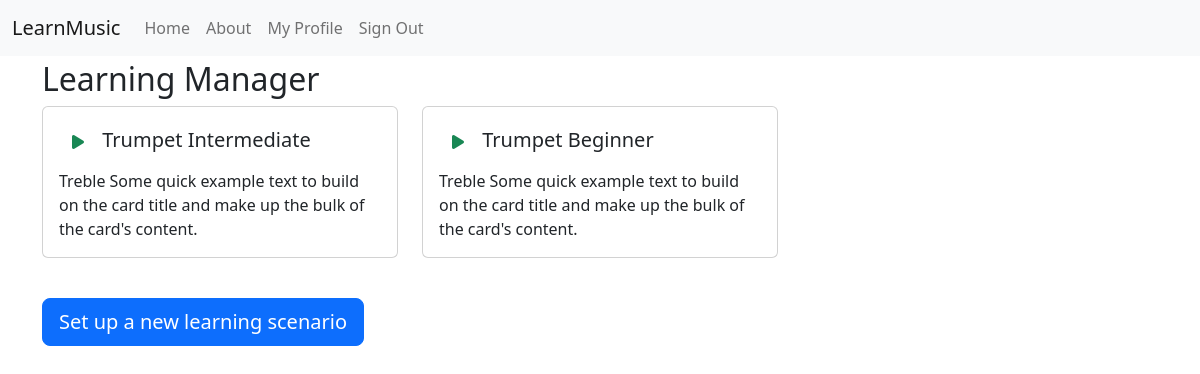
Before: /notes/ (signed in) with the older database file.
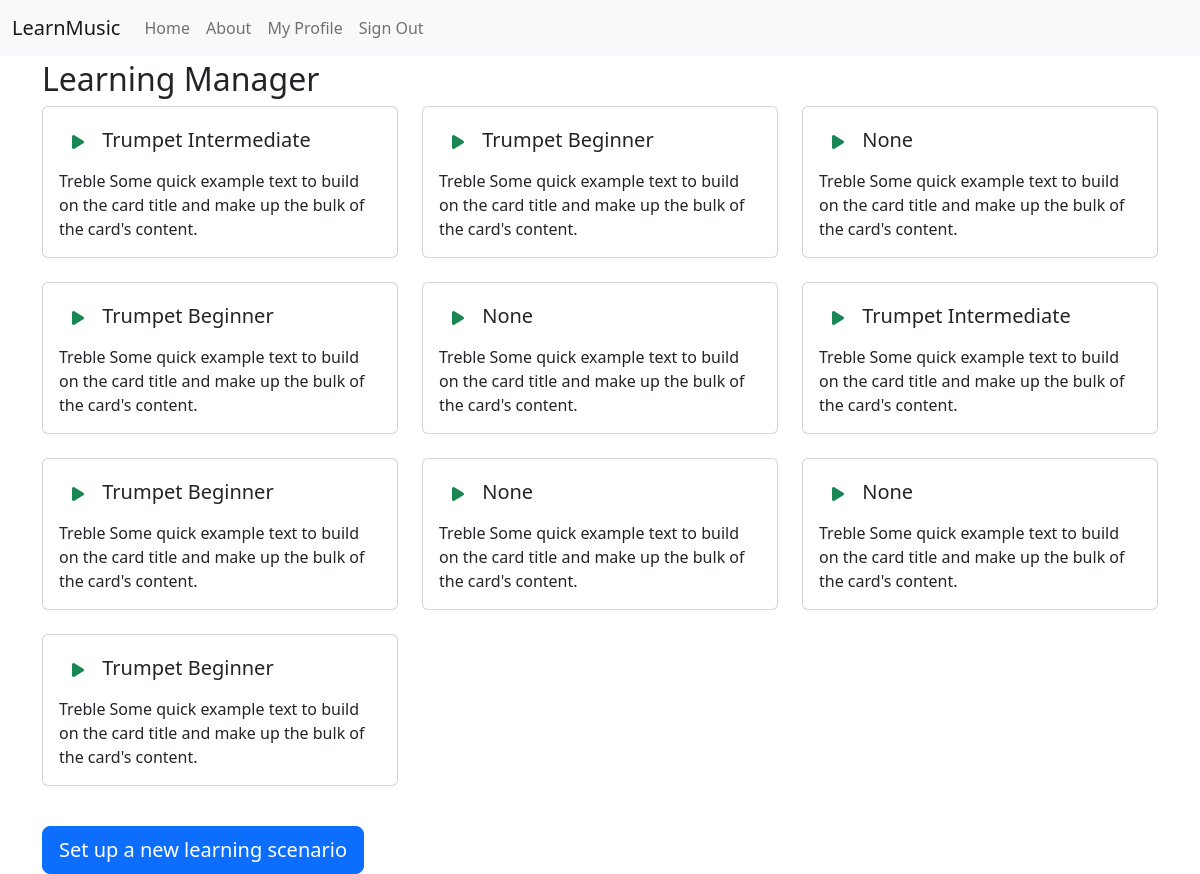
After: the same page with the newer database file.
### notes/models.py (models this page shows, shortened)
class LearningScenario(TimeStampedModel):
    user = models.ForeignKey(User, on_delete=models.CASCADE)
    instrument = models.CharField(max_length=64, null=True, blank=True)
    vocabulary = models.ManyToManyField(Note)
    clef = models.CharField(max_length=64, choices=ClefChoices.choices, default=ClefChoices.TREBLE)

### notes/views.py (the view)
# urls.py: path("", views.notes_home, name="notes-home"),
@login_required
def notes_home(request):
    context = {
        'learningscenarios': LearningScenario.objects.filter(user=request.user)
    }
    return render(request, 'notes/learn.html', context=context)

### learnmusic/users/context_processors.py (called while the page is built)
def allauth_settings(request):
    return {
        "ACCOUNT_ALLOW_REGISTRATION": settings.ACCOUNT_ALLOW_REGISTRATION,
    }

### notes/templates/notes/learn.html (shortened to what this page needs)
{% extends 'base.html' %}
{% block content %}
  <h2>Learning Manager</h2>
  <div class="row mb-3">
    {% for learningscenario in learningscenarios %}
      <div class="col-md-4">
        <div class="card mb-4">
          <div class="card-body">
            <h5 class="card-title">
              <a href='{% url 'practice' learningscenario_id=learningscenario.id %}' class="btn"
                 aria-label="Play the selected item">
                <i class="fas fa-play text-success"></i>
              </a>
              {{ learningscenario.instrument }}</h5>
            <p class="card-text">
              {{ learningscenario.clef }}
              Some quick example text to build on the card title and make up the bulk of the card's content.
            </p>
          </div>
        </div>
      </div>
    {% endfor %}
  </div>
  <a href="{% url 'new-learning-scenario' %}" class="btn btn-primary btn-lg">
    Set up a new learning scenario
  </a>
{% endblock content %}

### learnmusic/templates/base.html (shortened to what this page needs)
{% load static i18n %}<!DOCTYPE html>
{% get_current_language as LANGUAGE_CODE %}
<html lang="{{ LANGUAGE_CODE }}">
  <head>
  {% block css %}
    <link rel="stylesheet" href="https://cdnjs.cloudflare.com/ajax/libs/font-awesome/6.7.1/css/all.min.css" />
    <link rel="stylesheet"
          href="https://cdnjs.cloudflare.com/ajax/libs/bootstrap/5.2.3/css/bootstrap.min.css"
 />
  <link href="{% static 'css/project.css' %}" rel="stylesheet" />
{% endblock css %}
</head>
<body class="{% block bodyclass %}{% endblock bodyclass %}">
  {% block body %}
  <div class="mb-1">
    <nav class="navbar navbar-expand-md navbar-light bg-light">
      <div class="container-fluid">
        <a class="navbar-brand" href="{% url 'home' %}">LearnMusic</a>
        <div class="collapse navbar-collapse" id="navbarSupportedContent">
          <ul class="navbar-nav mr-auto">
            <li class="nav-item active">
              <a class="nav-link" href="{% url 'home' %}">Home <span class="visually-hidden">(current)</span></a>
            </li>
            <li class="nav-item">
              <a class="nav-link" href="{% url 'about' %}">About</a>
            </li>
            {% if request.user.is_authenticated %}
              <li class="nav-item">
                <a class="nav-link"
                   href="{% url 'users:detail' request.user.pk %}">{% translate "My Profile" %}</a>
              </li>
              <li class="nav-item">
                <a class="nav-link" href="{% url 'account_logout' %}">{% translate "Sign Out" %}</a>
              </li>
            {% endif %}
          </ul>
        </div>
      </div>
    </nav>
  </div>
  <div class="container">
    {% block main %}
      {% block content %}{% endblock content %}
    {% endblock main %}
  </div>
  {% endblock body %}
</body>
</html>

Changed rows visible on the page:
added LearningScenario: instrument "None", clef "Treble"
added LearningScenario: instrument "Trumpet Beginner", clef "Treble"
added LearningScenario: instrument "None", clef "Treble"
added LearningScenario: instrument "Trumpet Intermediate", clef "Treble"
added LearningScenario: instrument "Trumpet Beginner", clef "Treble"
added LearningScenario: instrument "None", clef "Treble"
added LearningScenario: instrument "None", clef "Treble"
added LearningScenario: instrument "Trumpet Beginner", clef "Treble"
